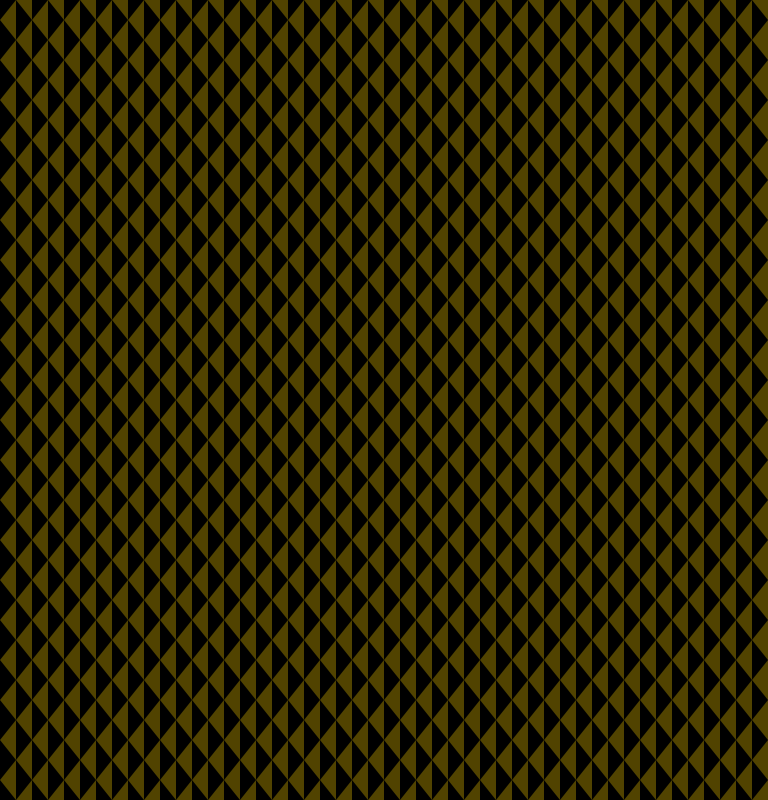
#> input picture 07 Паттерны и текстуры/Hero Patterns/Контраст/flipped-diamonds.webp, 768 x 800 px
$ python -i 'картинки.py'   (imports and definitions only)
#> lines starting #> are read from the running program, lines starting #| are printed output that depends on the picture
#> further down, picture is the input picture: PIL image 768x800 RGB; mean R, G, B 40.5, 33.5, 0
#!/usr/bin/env python3
# ============================================================
#  Инструменты библиотеки картинок. Нужны Pillow и numpy: pip install pillow numpy
#
#  python картинки.py нарезать лист.png [ещё.png ...] [ключи]
#      Лист с несколькими рисунками -> отдельные квадратные картинки.
#      Рисунки ищутся сами (по пустому месту между ними), порядок - по строкам.
#      --setka 4x3        резать строго на 4 столбца и 3 строки (как в cpp-docs-panel)
#      --razmer 256       сторона результата в px (0 - не менять)
#      --format webp      webp | png
#      --imena a,b,c      имена по порядку (иначе <лист>_01, _02 ...)
#      --fon auto         auto | ubrat | ostavit - убрать однотонный фон (auto: если он есть)
#      --obvodka 0        белая обводка в px, как у наклеек (после удаления фона)
#      --otstup 0.06      поля вокруг рисунка (доля стороны)
#      --out папка        куда класть (иначе "<лист> - нарезка" рядом с листом)
#
#  python картинки.py конвертировать файлы/папки [--v webp|png|jpg|ico] [--max 1920] [--zamenit]
#      Перевод формата и уменьшение. ico - сразу 16..256 px в одном файле.
#      --zamenit удаляет исходник после удачной конвертации.
#
#  python картинки.py дубли [папка]
#      Ищет одинаковые картинки (тот же рисунок в другом размере или формате),
#      оставляет самую крупную, остальные ПЕРЕНОСИТ в "_дубли" (не удаляет).
#
#  python картинки.py галерея
#      Пересобирает Галерея.html по всем картинкам библиотеки.
# ============================================================
import argparse
import html
import io
import json
import os
import shutil
import sys
import tempfile
import threading
import time

import numpy as np
from PIL import Image, ImageDraw, ImageFilter, ImageFont, ImageOps

# [4 lines not run here, left out]

LIB = os.path.dirname(os.path.dirname(os.path.abspath(__file__)))
EXT = (".png", ".jpg", ".jpeg", ".webp", ".bmp", ".gif", ".ico", ".svg", ".avif")
INBOX = "00 Входящие"      # неразобранное: в галерею и в поиск дублей не попадает


# [8 lines left out: function images_in, not called in this run]


ORIENT = 274                            # тег EXIF «как повернуть при показе»


# [47 lines left out: functions upright, size_of, load, is_animated, write_atomic, not called in this run]


# ---------------------------------------------------------------- фон
def border_color(im):
    a = np.asarray(im.convert("RGB")).astype(int)
    b = np.concatenate([a[0], a[-1], a[:, 0], a[:, -1]])
    med = np.median(b, 0)
    uniform = (np.abs(b - med).max(1) < 24).mean() > 0.85
    return med, uniform


def remove_bg(im, tol=38):
    """Убирает однотонный фон, связанный с краями (внутренние белые детали остаются).
    У картинки с прозрачностью цвет фона берётся только с плотных пикселей края: под прозрачным
    часто лежит чёрный, и без этого заливка съедала бы тёмную обводку рисунка."""
#> called with tol = 38
    im = im.convert("RGBA")
    rgb = np.asarray(im.convert("RGB")).astype(int)
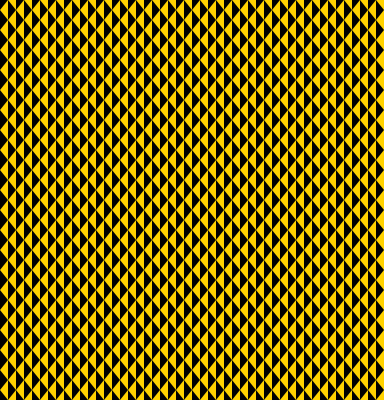
#> rgb: shape (800, 768, 3) int64 (shown at 1/2 size); mean R, G, B 40.5, 33.5, 0; drawn with min black and max white
    alpha = np.asarray(im.getchannel("A"))
#> alpha: shape (800, 768); every value is 255
    clear = alpha < 16
#> clear: shape (800, 768) bool; every value is 0
    if clear.any():
        edge = np.concatenate([alpha[0], alpha[-1], alpha[:, 0], alpha[:, -1]]) >= 16
        if edge.mean() < 0.05:                  # края уже прозрачные - убирать нечего
            return im
        b = np.concatenate([rgb[0], rgb[-1], rgb[:, 0], rgb[:, -1]])[edge]
        bg = np.median(b, 0)
    else:
        bg, _ = border_color(im)
#> in border_color, `med = np.median(b, 0)`: med = [41, 33.5, 0]
#> in border_color, `uniform = (np.abs(b - med).max(1) < 24).mean() > 0.85`: uniform = False
#> bg = [41, 33.5, 0]
    cand = ((np.abs(rgb - bg).max(2) <= tol) | clear).astype(np.uint8) * 255
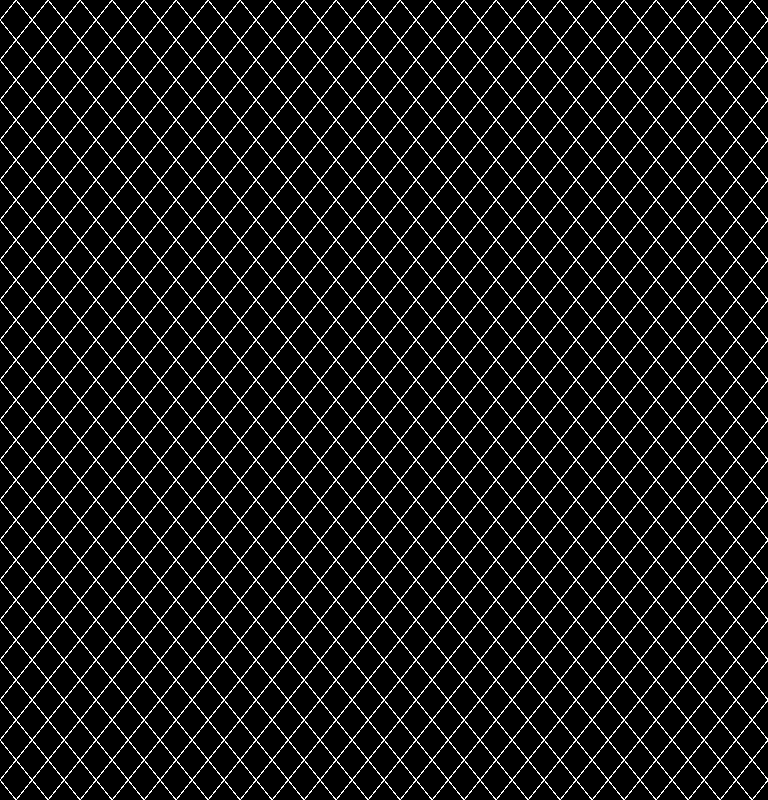
#> cand: shape (800, 768); 8.8% white in thin lines or dots
    m = Image.fromarray(cand, "L").copy()   # copy: иначе буфер только для чтения и заливка уходит в копию
    px, (w, h) = m.load(), m.size
#> w = 768; h = 800
    for x in range(w):
        for y in (0, h - 1):
            if px[x, y] == 255:
                ImageDraw.floodfill(m, (x, y), 128)
    for y in range(h):
        for x in (0, w - 1):
            if px[x, y] == 255:
                ImageDraw.floodfill(m, (x, y), 128)
    keep = (np.asarray(m) != 128).astype(np.uint8) * 255
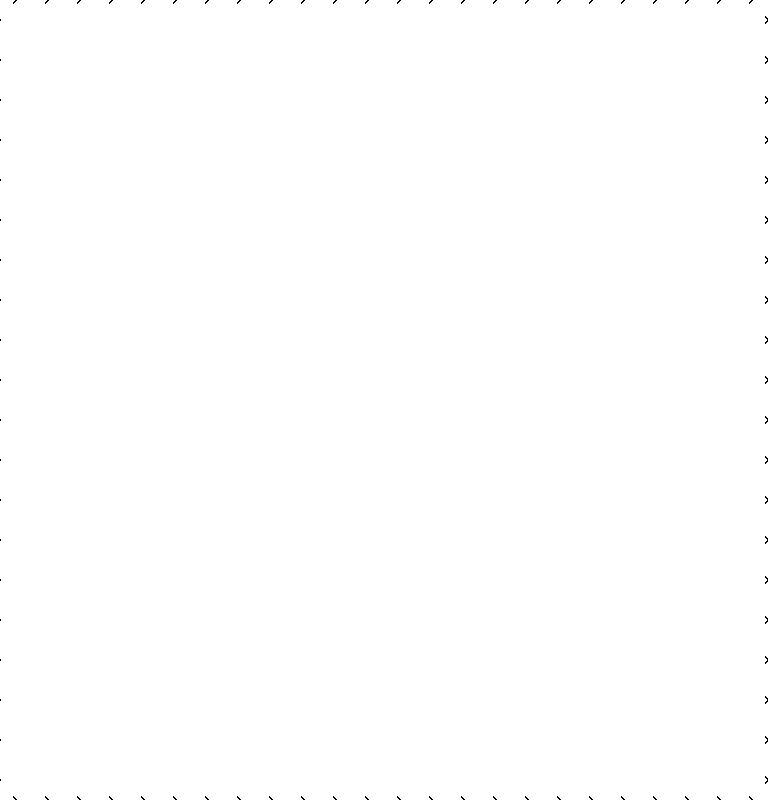
#> keep: shape (800, 768); 99.9% white; black in thin lines or dots
    soft = Image.fromarray(keep, "L").filter(ImageFilter.GaussianBlur(0.8))
    old = np.asarray(im.getchannel("A")).astype(np.uint16)
#> old: shape (800, 768) uint16; every value is 255
    out = im.copy()
    out.putalpha(Image.fromarray((old * np.asarray(soft) // 255).astype(np.uint8), "L"))
    return out


# [196 lines left out: functions add_outline, object_mask, find_pieces, grid_pieces, label, to_square and 1 more, not called in this run]


# подложка для форматов без прозрачности (jpg): имя, подпись, цвет
MATTES = [
    ("white", "Белая", (255, 255, 255)),
    ("dark", "Тёмная, как окно", (20, 20, 28)),
    ("black", "Чёрная", (0, 0, 0)),
]


# [80 lines left out: functions matte_rgb, encode, save, not called in this run]


# ---------------------------------------------------------------- размер
FITS = [
    ("fit", "Вписать (без обрезки)"),
    ("fill", "Заполнить (обрезать края)"),
    ("square", "Квадрат с полями"),
]


# [27 lines left out: function resize, not called in this run]


# ---------------------------------------------------------------- качество на глаз
def _box(x, k=8):
    c = np.pad(x, ((1, 0), (1, 0))).cumsum(0).cumsum(1)
    return (c[k:, k:] - c[:-k, k:] - c[k:, :-k] + c[:-k, :-k]) / (k * k)


# [40 lines left out: functions _planes, _drift, ssim, _ssim_y, not called in this run]


TARGETS = [
    (0.990, "Разницы не видно"),
    (0.980, "Почти без разницы"),
    (0.965, "Сильнее сжать"),
]


# [17 lines left out: function auto_quality, not called in this run]


# ---------------------------------------------------------------- сжатие файла
KINDS = [
    ("auto", "Определить само"),
    ("photo", "Фото, фон, иллюстрация"),
    ("art", "Иконка, наклейка, рисунок"),
]
BEST = "best"                                   # формат «самый лёгкий»: пробуем несколько, берём меньший


# [120 lines left out: functions flat, is_art, trim, _one, best_formats, _fit_budget and 2 more, not called in this run]


# ---------------------------------------------------------------- правка
# Правка - это рецепт: цвет (adj) и список шагов (ops). Окно показывает его на уменьшенной копии
# (scale < 1), а сохранение применяет тот же рецепт к полному размеру. Размеры в шагах (обводка,
# длинная сторона) заданы для полного размера, обрезка - долями (0..1) от текущей картинки.
ADJ = [("bright", "Яркость"), ("contrast", "Контраст"), ("sat", "Насыщенность"),
       ("hue", "Оттенок"), ("warm", "Тепло"), ("shadows", "Тени"), ("highlights", "Света"),
       ("sharp", "Резкость"), ("opacity", "Прозрачность")]
ADJ_RANGE = {"hue": (-180, 180), "opacity": (0, 100)}      # остальные - -100..100


# [139 lines left out: functions adjust, apply_edits, _inner_box, not called in this run]


def hex_rgb(h):
    h = h.lstrip("#")
    return tuple(int(h[i:i + 2], 16) for i in (0, 2, 4))


def _lum(rgb):
    return rgb[..., 0] * 0.299 + rgb[..., 1] * 0.587 + rgb[..., 2] * 0.114


# [110 lines left out: functions recolor, _blur, defringe, brush, shadow, round_corners, not called in this run]


EDITABLE = ("png", "jpg", "webp", "avif", "bmp", "gif")


# [25 lines left out: functions edit_format, encode_edit, job_edit, not called in this run]


# ---------------------------------------------------------------- доктор библиотеки
ART = ("02 Наклейки", "03 Маскоты", "04 Иконки", "11 Аватары", "12 Медали и достижения")
IMPORTED = ("Kenney", "Hero Patterns")         # чужие наборы: рисунок во всю клетку - так задумано
PROBLEMS = [("broken", "Не открывается"), ("empty", "Пустая или почти прозрачная"), ("small", "Слишком мелкая"),
            ("bg", "Фон не убран"), ("edge", "Рисунок обрезан краем"), ("neighbor", "Кусок соседа у края"),
            ("fringe", "Светлая кайма")]


# [51 lines left out: function doctor_check, not called in this run]


def job_doctor(path, _o=None):
    return doctor_check(path)


# ---------------------------------------------------------------- атлас и svg-спрайт
# [69 lines left out: functions _ids, atlas, atlas_files, css_id, svg_sprite, not called in this run]


def job_svg(path, o):
    im = load(path)
    return to_svg(trim(im)[0] if o.get("trim") else im)


# ---------------------------------------------------------------- задачи для параллельных процессов
# Выполняются в отдельных процессах (окно раздаёт файлы по ядрам), поэтому на входе и выходе -
# только простые данные: путь, словарь настроек, байты.
# [7 lines left out: function job_compress, not called in this run]


def job_image(im, o):
    """Уже открытая картинка (кусок листа) -> (байты, сведения)."""
    return compress(im, o)


RETINA = (("", 1), ("@2x", 2), ("@3x", 3))


# [38 lines left out: functions job_export, job_variant, not called in this run]


def fmt_of(path):
    e = os.path.splitext(path)[1][1:].lower()
    return {"jpeg": "jpg"}.get(e, e)


# [184 lines left out: functions clean, icon_set, _font, contact_sheet, cut, cmd_cut and 1 more, not called in this run]


SAME_RATIO, SAME_DIFF = 0.04, 3.5      # насколько похожи пропорции и уменьшенная копия у одинаковых картинок


# [7 lines left out: function signature, not called in this run]


def same_sig(a, b):
    """Два отпечатка signature() - одна и та же картинка?"""
    return abs(a[0] - b[0]) / b[0] < SAME_RATIO and np.abs(a[1] - b[1]).mean() < SAME_DIFF


# Цвета для поиска по цвету: код, название, образец. Порядок - как в списке окна.
COLORS = [("r", "Красный", "#e5484d"), ("o", "Оранжевый", "#f08c3a"), ("y", "Жёлтый", "#f2c94c"),
          ("g", "Зелёный", "#4cb782"), ("c", "Бирюзовый", "#3cc7c7"), ("b", "Синий", "#4a7ef0"),
          ("v", "Фиолетовый", "#9d6cf0"), ("p", "Розовый", "#ef6fb0"), ("w", "Светлый", "#f2f0f7"),
          ("k", "Тёмный", "#202028")]


# [58 lines left out: functions colors, cmd_dupes, not called in this run]


# ---------------------------------------------------------------- галерея
PAGE = """<!doctype html><html lang="ru"><head><meta charset="utf-8">
<meta name="viewport" content="width=device-width,initial-scale=1"><title>Библиотека картинок</title>
<style>
:root{--bg:#15151c;--card:#1f1f29;--fg:#e8e6f0;--dim:#9a98a8;--acc:#9d8cff;--chk:#2a2a36}
:root[data-theme=light]{--bg:#f4f3f8;--card:#fff;--fg:#1d1c24;--dim:#6b6978;--acc:#6a55e0;--chk:#e6e4ee}
*{box-sizing:border-box}body{margin:0;background:var(--bg);color:var(--fg);font:14px/1.4 system-ui,Segoe UI,sans-serif}
header{position:sticky;top:0;z-index:2;background:var(--bg);padding:12px 16px;display:flex;gap:10px;flex-wrap:wrap;align-items:center;border-bottom:1px solid var(--chk)}
h1{font-size:17px;margin:0 12px 0 0}input{flex:1;min-width:180px;padding:7px 10px;border-radius:8px;border:1px solid var(--chk);background:var(--card);color:var(--fg)}
button{padding:6px 10px;border-radius:8px;border:1px solid var(--chk);background:var(--card);color:var(--fg);cursor:pointer}
nav{display:flex;gap:6px;flex-wrap:wrap;padding:8px 16px}nav a{color:var(--acc);text-decoration:none;font-size:13px}
section{padding:4px 16px 12px}h2{font-size:16px;margin:14px 0 4px}h3{font-size:13px;color:var(--dim);margin:10px 0 6px;font-weight:500}
.grid{display:grid;grid-template-columns:repeat(auto-fill,minmax(var(--sz,130px),1fr));gap:10px}
#sz{flex:0 0 110px;min-width:0;padding:0;accent-color:var(--acc)}h2 span{color:var(--dim);font-weight:400;font-size:13px}
#up{position:fixed;right:16px;bottom:16px;z-index:3;display:none}
.it{background:var(--card);border-radius:10px;overflow:hidden;cursor:zoom-in}
.th{aspect-ratio:1;display:flex;align-items:center;justify-content:center;background:repeating-conic-gradient(var(--chk) 0 25%,transparent 0 50%) 0 0/16px 16px}
.th img{max-width:92%;max-height:92%}.cap{padding:5px 8px;font-size:12px;overflow:hidden;text-overflow:ellipsis;white-space:nowrap}.cap span{color:var(--dim)}
#big{position:fixed;inset:0;background:rgba(0,0,0,.85);display:none;flex-direction:column;align-items:center;justify-content:center;z-index:5;padding:16px}
#big img{max-width:100%;max-height:82vh;background:repeating-conic-gradient(#333 0 25%,#222 0 50%) 0 0/16px 16px}#big p{color:#ddd;margin:10px 0 0;text-align:center}
select{padding:6px 8px;border-radius:8px;border:1px solid var(--chk);background:var(--card);color:var(--fg)}
.it{position:relative}.cp{position:absolute;top:6px;right:6px;font-size:11px;padding:3px 7px;opacity:0;transition:opacity .12s}.it:hover .cp,.cp:focus{opacity:1}
:root[data-pv=light] .th,:root[data-pv=light] #big img{background:#fff}:root[data-pv=dark] .th,:root[data-pv=dark] #big img{background:#000}
#big button{margin-top:8px}
</style></head><body>
<header><h1>Библиотека картинок</h1><input id="q" placeholder="Поиск по названию...">
<select id="fs" title="Раздел"></select><select id="ft" title="Тема оформления"></select>
<select id="so" title="Порядок"><option value="name">По разделам</option><option value="new">Сначала новые</option></select>
<input id="sz" type="range" min="80" max="280" value="130" title="Размер плиток">
<button id="pv" title="Фон под картинками">Фон: шахматка</button><button id="th">Тема</button><span id="n" style="color:var(--dim)"></span></header>
<nav id="nav"></nav><main id="m"></main><div id="big"><img id="bi"><p id="bp"></p><button id="bc">Копировать путь</button></div>
<button id="up" title="Наверх">Наверх</button>
<script>
var D=/*DATA*/null,m=document.getElementById("m"),shown=[],cur=0,BS=String.fromCharCode(92),R=document.documentElement;
function $(i){return document.getElementById(i)}
function get(k){try{return localStorage.getItem(k)}catch(e){return null}}function put(k,v){try{localStorage.setItem(k,v)}catch(e){}}
if(get("gth"))R.dataset.theme=get("gth");
$("th").onclick=function(){var t=R.dataset.theme==="light"?"dark":"light";R.dataset.theme=t;put("gth",t)};
var PV=["chk","light","dark"],PVN={chk:"шахматка",light:"светлый",dark:"тёмный"};
function pv(v){R.dataset.pv=v;$("pv").textContent="Фон: "+PVN[v];put("gpv",v)}
pv(PVN[get("gpv")]?get("gpv"):"chk");$("pv").onclick=function(){pv(PV[(PV.indexOf(R.dataset.pv)+1)%3])};
function enc(p){return p.split("/").map(encodeURIComponent).join("/")}
function abs(it){return D.root+BS+it.file.split("/").join(BS)}
function copy(t,el){var o=el.textContent;function ok(){el.textContent="Скопировано";setTimeout(function(){el.textContent=o},900)}
 function fb(){var a=document.createElement("textarea");a.value=t;document.body.appendChild(a);a.select();document.execCommand("copy");a.remove();ok()}
 if(navigator.clipboard&&navigator.clipboard.writeText)navigator.clipboard.writeText(t).then(ok,fb);else fb()}
function un(t){var a=document.createElement("textarea");a.innerHTML=t;return a.value}
function stem(it){return it.file.split("/").pop().replace(/\\.[^.]+$/,"")}
(function(){var fs=$("fs"),ft=$("ft"),c={};fs.innerHTML='<option value="">Все разделы</option>';
 D.sections.forEach(function(s){fs.innerHTML+='<option>'+s.name+'</option>';s.groups.forEach(function(g){g.items.forEach(function(it){var k=stem(it);c[k]=(c[k]||0)+1})})});
 ft.innerHTML='<option value="">Все темы</option>';Object.keys(c).sort().forEach(function(k){if(c[k]>=3)ft.innerHTML+='<option>'+k+'</option>'})})();
function card(it,sub){var i=shown.length;shown.push(it);var d=document.createElement("div");d.className="it";
 d.innerHTML='<div class="th"><img loading="lazy" src="'+enc(it.file)+'"></div><div class="cap" title="'+it.file+'">'+(sub||it.name)+' <span>'+it.info+'</span></div><button class="cp">Путь</button>';
 d.onclick=function(){open(i)};d.lastChild.onclick=function(e){e.stopPropagation();copy(abs(it),this)};return d}
function draw(){var q=$("q").value.trim().toLowerCase(),fsec=$("fs").value,ft=$("ft").value,nav=$("nav");m.innerHTML="";shown=[];nav.innerHTML="";
 function ok(s,g,it){return(!fsec||un(s.name)===fsec)&&(!ft||stem(it)===ft)&&(!q||(s.name+" "+g.name+" "+it.file).toLowerCase().indexOf(q)>=0)}
 if($("so").value==="new"){var all=[];D.sections.forEach(function(s){s.groups.forEach(function(g){g.items.forEach(function(it){if(ok(s,g,it))all.push(it)})})});
  all.sort(function(a,b){return b.t-a.t});var sec=document.createElement("section"),gr=document.createElement("div");gr.className="grid";
  all.forEach(function(it){gr.appendChild(card(it,it.file.split("/").slice(-2).join(" / ")))});sec.appendChild(gr);m.appendChild(sec)}
 else D.sections.forEach(function(s,si){var sec=document.createElement("section"),any=0;sec.id="s"+si;sec.innerHTML="<h2>"+s.name+"</h2>";
  s.groups.forEach(function(g){var items=g.items.filter(function(it){return ok(s,g,it)});if(!items.length)return;any+=items.length;
   if(g.name){var h=document.createElement("h3");h.textContent=g.name;sec.appendChild(h)}
   var gr=document.createElement("div");gr.className="grid";items.forEach(function(it){gr.appendChild(card(it))});sec.appendChild(gr)});
  if(any){sec.firstChild.innerHTML=s.name+" <span>"+any+"</span>";m.appendChild(sec);var a=document.createElement("a");a.href="#s"+si;a.textContent=s.name+" ("+any+")";nav.appendChild(a)}});
 $("n").textContent=shown.length+" шт., собрано "+D.built}
function open(i){cur=(i+shown.length)%shown.length;var it=shown[cur];$("bi").src=enc(it.file);$("bp").textContent=it.file+"  -  "+it.info;$("big").style.display="flex"}
$("big").onclick=function(){this.style.display="none"};$("bc").onclick=function(e){e.stopPropagation();copy(abs(shown[cur]),this)};
document.onkeydown=function(e){var q=$("q");
 if($("big").style.display!=="flex"){if(e.key==="/"&&document.activeElement!==q){e.preventDefault();q.focus()}
  else if(e.key==="Escape"&&document.activeElement===q){q.value="";draw();q.blur()}return}
 if(e.key==="Escape")$("big").style.display="none";if(e.key==="ArrowRight")open(cur+1);if(e.key==="ArrowLeft")open(cur-1)};
function sz(v){R.style.setProperty("--sz",v+"px");$("sz").value=v;put("gsz",v)}sz(+get("gsz")||130);$("sz").oninput=function(){sz(this.value)};
window.onscroll=function(){$("up").style.display=scrollY>600?"block":"none"};$("up").onclick=function(){scrollTo({top:0,behavior:"smooth"})};
$("q").placeholder="Поиск по названию...  ( / )";
$("q").oninput=$("fs").onchange=$("ft").onchange=$("so").onchange=draw;draw();
</script></body></html>"""


# [60 lines left out: functions cmd_gallery, main, not called in this run]


# [2 lines not run here, left out]

>>> from PIL import Image
>>> picture = Image.open('../../07 Паттерны и текстуры/Hero Patterns/Контраст/flipped-diamonds.webp')
>>> result = remove_bg(picture)
